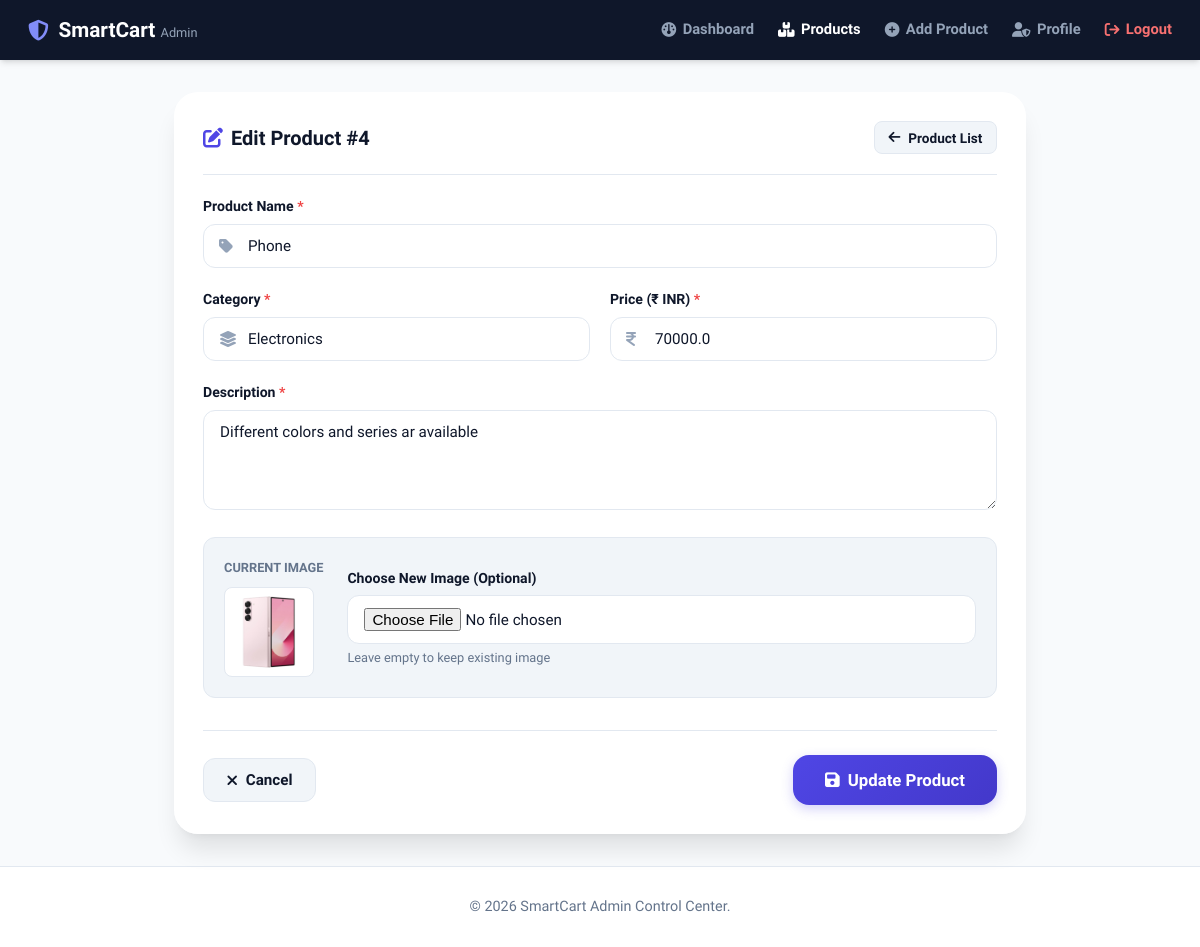
The page /admin/update-item/4 (signed in) on the database its author committed.
### tables this page shows
CREATE TABLE products (
    product_id INTEGER PRIMARY KEY AUTOINCREMENT,
    name TEXT NOT NULL,
    description TEXT,
    category TEXT NOT NULL,
    price REAL NOT NULL,
    image TEXT
);

### app.py (the view)
@app.route(
    '/admin/update-item/<int:item_id>',
    methods=['GET']
)
def update_item_page(item_id):
    if 'admin_id' not in session:
        flash(
            "Please login!",
            "danger"
        )
        return redirect('/admin-login')
    conn = get_db_connection()
    cursor = conn.cursor(dictionary=True)
    cursor.execute(
        """
        SELECT *
        FROM products
        WHERE product_id=?
        """,
        (item_id,)
    )
    product = cursor.fetchone()
    cursor.close()
    conn.close()
    if not product:
        flash(
            "Product not found!",
            "danger"
        )
        return redirect('/admin/item-list')
    return render_template(
        "admin/update_item.html",
        product=product
    )

### app.py (called while the page is built)
def dict_factory(cursor, row):
    d = {}
    for idx, col in enumerate(cursor.description):
        d[col[0]] = row[idx]
    return d

def get_db_connection():
    default_db_path = os.path.join(os.path.dirname(os.path.abspath(__file__)), "smartcart.db")
    db_path = os.environ.get('DB_PATH', getattr(config, 'DB_PATH', default_db_path))
    conn = sqlite3.connect(db_path)
    conn.row_factory = dict_factory
    return SQLiteConnectionWrapper(conn)

    def cursor(self, *args, **kwargs):
        return self._conn.cursor()

    def close(self):
        return self._conn.close()

### templates/admin/update_item.html (shortened to what this page needs)
<!DOCTYPE html>
<html lang="en">
<head>
    <link rel="stylesheet" href="https://cdnjs.cloudflare.com/ajax/libs/font-awesome/6.5.1/css/all.min.css">
    <link rel="stylesheet" href="/static/css/style.css">
</head>
<body>
    <header class="admin-header-bar">
        <a href="/admin-dashboard" class="admin-logo">
            <i class="fa-solid fa-shield-halved"></i>
            <span>SmartCart <span style="font-size: 0.8rem; font-weight: 500; color: #94a3b8;">Admin</span></span>
        </a>
        <nav class="admin-nav">
            <a href="/admin-dashboard">
                <i class="fa-solid fa-gauge"></i> Dashboard
            </a>
            <a href="/admin/item-list" class="active">
                <i class="fa-solid fa-boxes-stacked"></i> Products
            </a>
            <a href="/admin/add-item">
                <i class="fa-solid fa-plus-circle"></i> Add Product
            </a>
            <a href="/admin/profile">
                <i class="fa-solid fa-user-shield"></i> Profile
            </a>
            <a href="/admin-logout" style="color: #f87171;">
                <i class="fa-solid fa-arrow-right-from-bracket"></i> Logout
            </a>
        </nav>
    </header>
    <main class="page-wrapper page-wrapper-medium">
        <div class="card glass-card">
            <div class="card-header">
                <h2 class="card-title">
                    <i class="fa-solid fa-pen-to-square" style="color: var(--primary);"></i> Edit Product #{{ product.product_id }}
                </h2>
                <a href="/admin/item-list" class="btn btn-secondary btn-sm">
                    <i class="fa-solid fa-arrow-left"></i> Product List
                </a>
            </div>
            <form method="POST" action="/admin/update-item/{{ product.product_id }}" enctype="multipart/form-data">
                <div class="form-group">
                    <label class="form-label">Product Name <span class="req">*</span></label>
                    <div class="input-wrapper">
                        <input type="text" name="name" class="form-control" value="{{ product.name }}" required>
                    </div>
                </div>
                <div class="form-grid-2">
                    <div class="form-group">
                        <label class="form-label">Category <span class="req">*</span></label>
                        <div class="input-wrapper">
                            <input type="text" name="category" class="form-control" value="{{ product.category }}" required>
                        </div>
                    </div>
                    <div class="form-group">
                        <label class="form-label">Price (₹ INR) <span class="req">*</span></label>
                        <div class="input-wrapper">
                            <input type="number" step="0.01" name="price" class="form-control" value="{{ product.price }}" required>
                        </div>
                    </div>
                </div>
                <div class="form-group">
                    <label class="form-label">Description <span class="req">*</span></label>
                    <textarea name="description" class="form-control" rows="4" required>{{ product.description }}</textarea>
                </div>
                <div class="input-image-preview-group">
                    <div>
                        <span style="font-size: 0.8rem; font-weight: 700; text-transform: uppercase; color: var(--text-muted); display: block; margin-bottom: 0.5rem;">Current Image</span>
                        <img src="/static/uploads/product_images/{{ product.image }}" alt="{{ product.name }}" style="width: 90px; height: 90px; object-fit: contain; background: white; border: 1px solid var(--border-subtle); border-radius: var(--radius-sm); padding: 4px;">
                    </div>
                    <div style="flex: 1; width: 100%;">
                        <label class="form-label">Choose New Image (Optional)</label>
                        <input type="file" name="image" class="form-control" accept="image/*">
                        <span style="font-size: 0.8rem; color: var(--text-muted); margin-top: 0.25rem; display: block;">Leave empty to keep existing image</span>
                    </div>
                </div>
                <div class="form-actions">
                    <a href="/admin/item-list" class="btn btn-secondary">
                        <i class="fa-solid fa-xmark"></i> Cancel
                    </a>
                    <button type="submit" class="btn btn-primary btn-lg">
                        <i class="fa-solid fa-floppy-disk"></i> Update Product
                    </button>
                </div>
            </form>
        </div>
    </main>
    <footer class="smart-footer">
        <p>&copy; 2026 SmartCart Admin Control Center.</p>
    </footer>
</body>
</html>

### rows shown on the page
products: product_id "4", name "Phone", category "Electronics", price "70000.0", description "Different colors and series ar available", image (picture)
